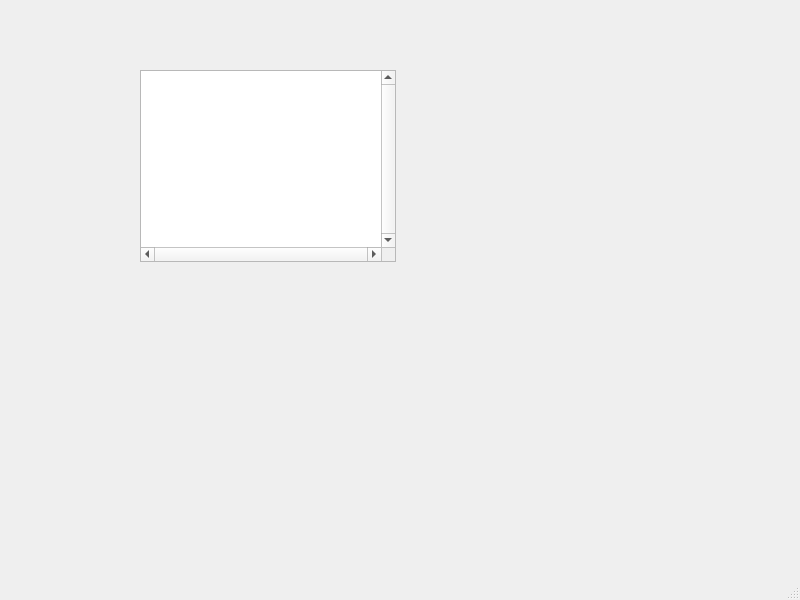
<?xml version="1.0" encoding="UTF-8"?>
<ui version="4.0">
 <class>MainWindow</class>
 <widget class="QMainWindow" name="MainWindow">
  <property name="geometry">
   <rect>
    <x>0</x>
    <y>0</y>
    <width>800</width>
    <height>600</height>
   </rect>
  </property>
  <property name="windowTitle">
   <string>MainWindow</string>
  </property>
  <widget class="QWidget" name="centralwidget">
   <widget class="QListWidget" name="listWidget">
    <property name="geometry">
     <rect>
      <x>140</x>
      <y>70</y>
      <width>256</width>
      <height>192</height>
     </rect>
    </property>
    <property name="verticalScrollBarPolicy">
     <enum>Qt::ScrollBarAlwaysOn</enum>
    </property>
    <property name="horizontalScrollBarPolicy">
     <enum>Qt::ScrollBarAlwaysOn</enum>
    </property>
    <property name="sizeAdjustPolicy">
     <enum>QAbstractScrollArea::AdjustToContents</enum>
    </property>
    <property name="autoScroll">
     <bool>true</bool>
    </property>
    <property name="verticalScrollMode">
     <enum>QAbstractItemView::ScrollPerPixel</enum>
    </property>
    <property name="horizontalScrollMode">
     <enum>QAbstractItemView::ScrollPerPixel</enum>
    </property>
    <property name="resizeMode">
     <enum>QListView::Adjust</enum>
    </property>
   </widget>
  </widget>
  <widget class="QMenuBar" name="menubar">
   <property name="geometry">
    <rect>
     <x>0</x>
     <y>0</y>
     <width>800</width>
     <height>26</height>
    </rect>
   </property>
  </widget>
  <widget class="QStatusBar" name="statusbar"/>
 </widget>
 <resources/>
 <connections/>
</ui>
